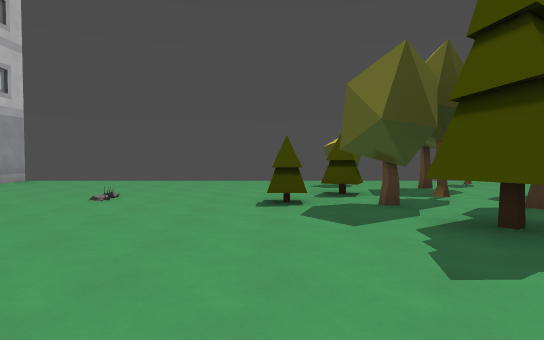
[1] (above)

24 first-person views from a walk through a Godot game level. The camera is 1.5 m above the floor, tilts 2° down and sees 75° across. The floor is counted in squares, 2 m on a side. Each view is taken from the middle of a square. On the plan, view 1 faces up. The plan holds only what a view shows up to about 11 squares ahead; the rest is blank. The place goes on beyond the plan. Characters and animated objects are not drawn. Some surface patterns are stand-ins.

[2]
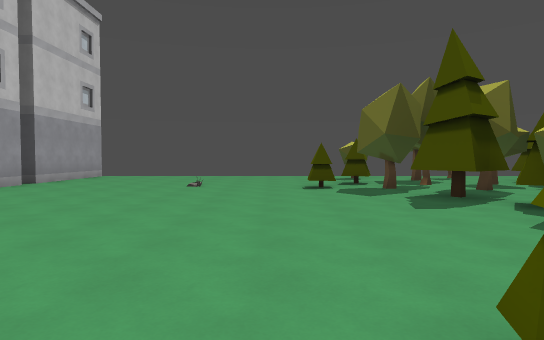

[3]
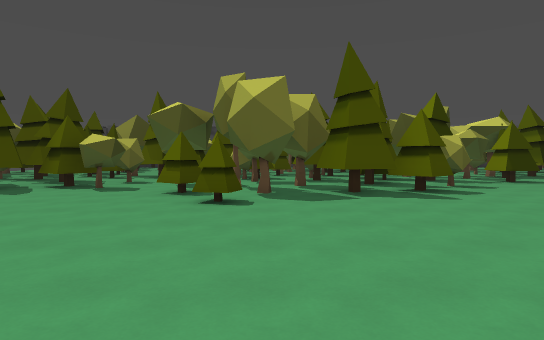

[4]
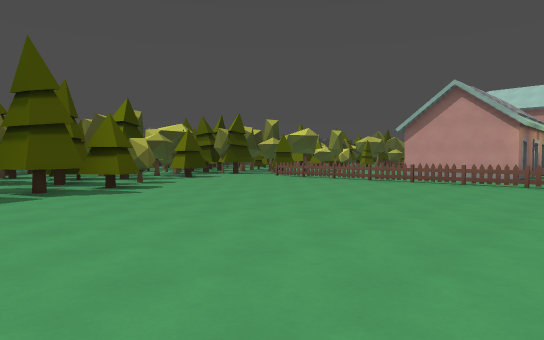

[5]
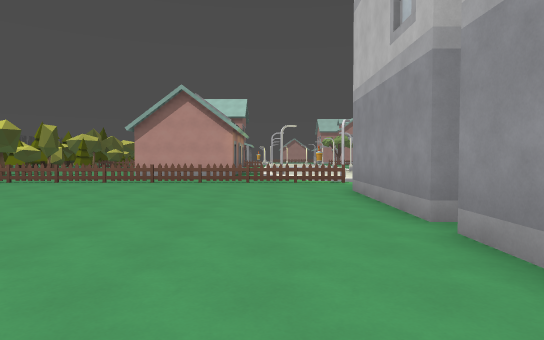

[6]
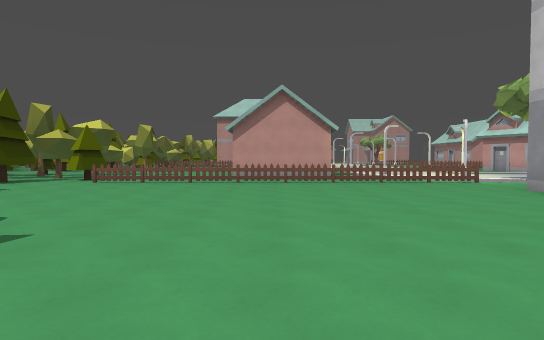

[7]
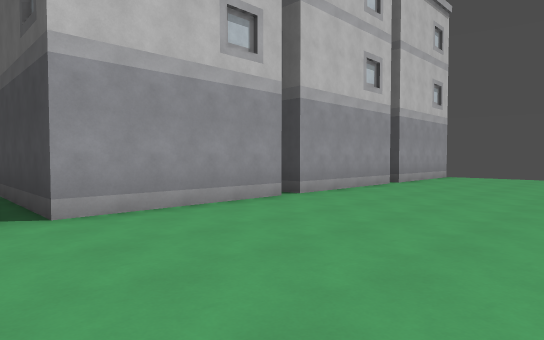

[8]
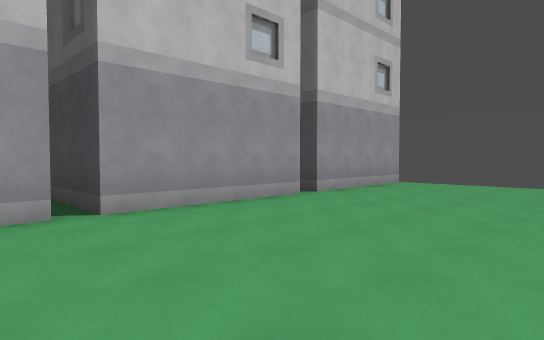

[9]
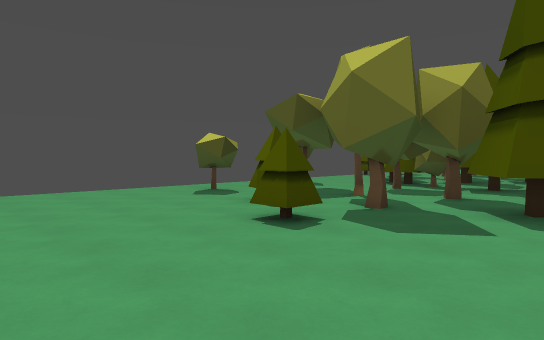

[10]
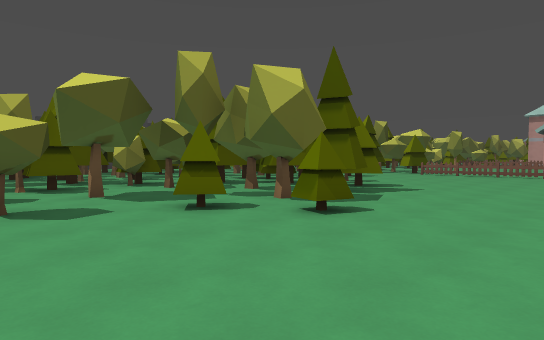

[11]
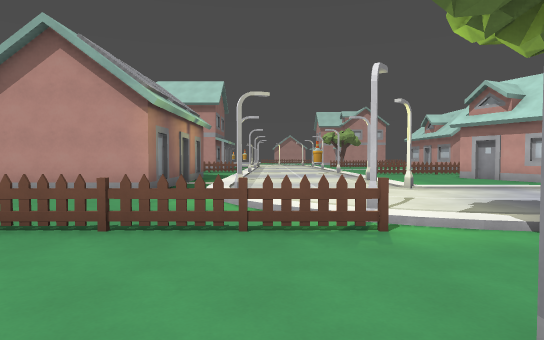

[12]
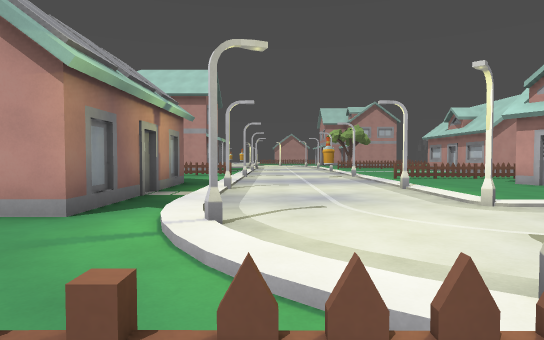

[13]
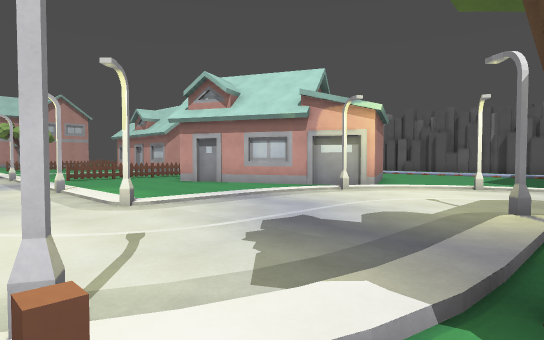

[14]
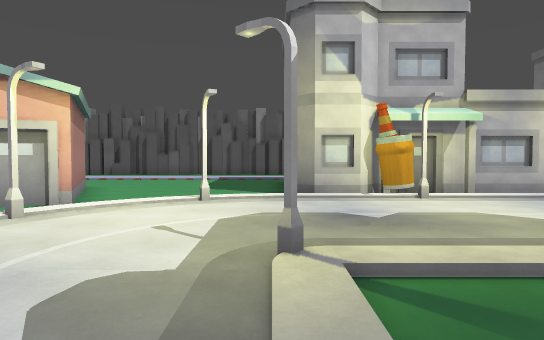

[15]
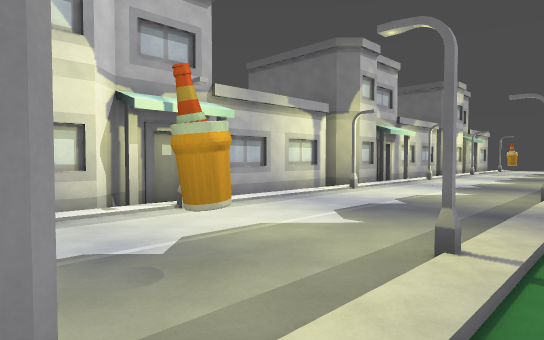

[16]
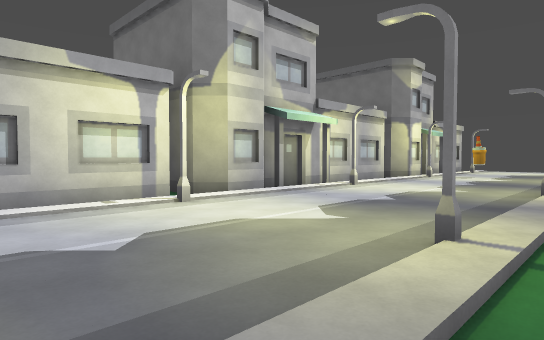

[17]
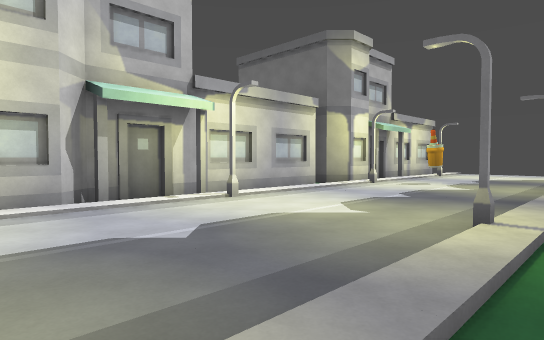

[18]
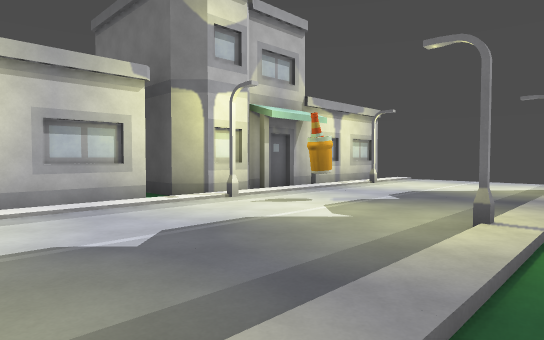

[19]
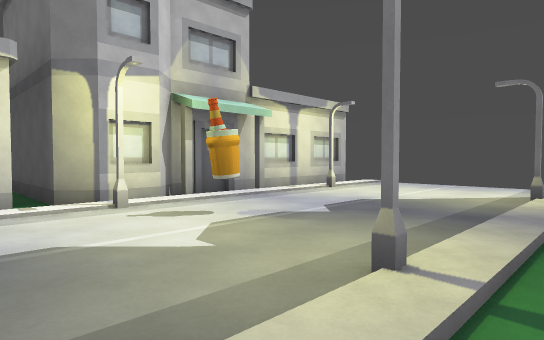

[20]
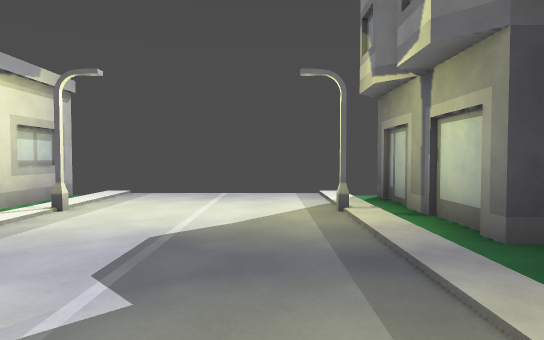

[21]
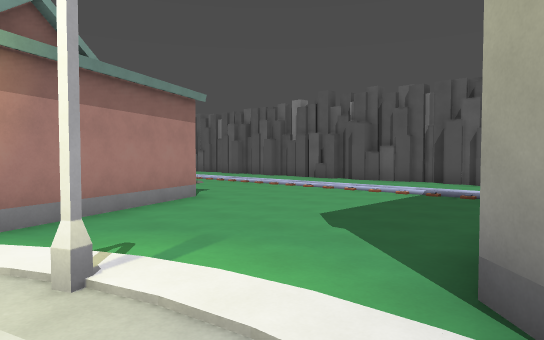

[22]
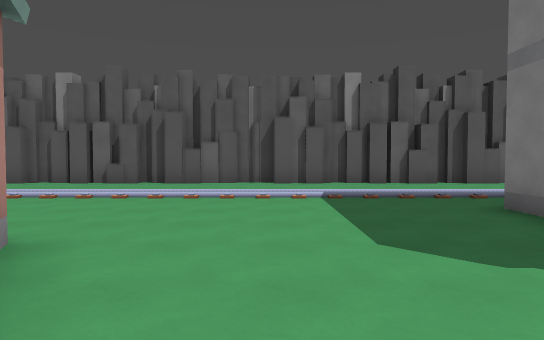

[23]
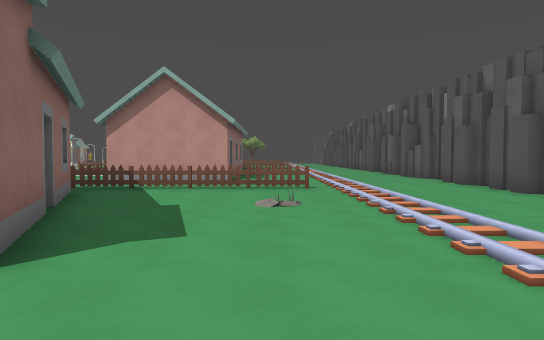

[24]
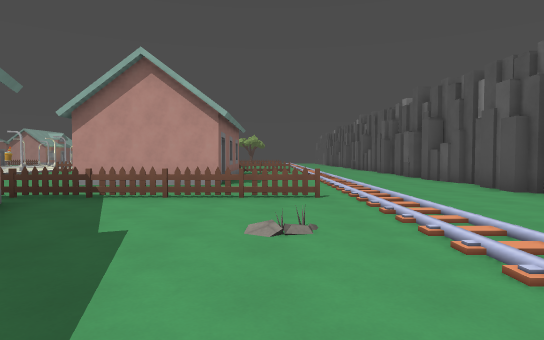

### Floor plan
Key: @ floor where view 1 was taken; # wall or solid block; x gap in a wall; . main floor; : floor 0.25 m higher than the main floor; / step, stairs or slope; = window, fence, low wall or low ledge; B building; T tree; H house; R rock; O other object.
Columns run from 28 left of view 1 to 6 right of it. Each row starts with its distance up from view 1.
 11           .:.....   B............
 10           .:.....   #.........#....
  9           .#...#.   #...........#..
  8            :.....   #..............
  7           #:.....   .........##..#.
  6            :.....   #.......#.....#
  5           #:O....   #...........#.#
  4          ###...#.  ##.........#####
  3       ## #.:..... ##B..........#
  2       B    :.....   B..........#
  1            :....    #..........####
  0            :.....   #.......@.....#
 -1           ##...#.   #........##....
 -2            :.....####.......##=...#
 -3           #:.....    ........##..##
 -4           #:....     .........#####
 -5          ##:.....   #.........##
 -6            #...#.   B.........####
 -7            :.....   #.........#...
 -8            :....    #..........#.
 -9            :.....   #............
-10 #         #:.....   #............#
-11 #..        #...#.   B............
-12 #..       #:.....  ...............
-13 #.. /.#   #:..O...T...............#
-14 #.. /......:...#:::/#=#xxxx=####..#
-15 #.. /......#........//....
-16 #.. /....../........../...
-17 #.. /......./#........#..
-18 #.. /......#.//:..#...:.####
-19 #.. /...#####.....:.....#
-20 #.. /....#  #.....:.....#
-21 #.../....#  ##....#...#.#
-22 #.../.....   #....:.....#
-23 #.../.....#  ##...:.....H
-24 #.../.....H   ....:.....
-25 #.../.......     .:
-26 #...//x==#=#      #
-27 R.../......
-28 R.../........
-29 #.../...####.
-30 #.../...   H

Where each view was taken, in squares from view 1:
view 1: 0 up, 0 right, facing up
view 2: 3 down, 1 left, facing up
view 3: 3 down, 6 left, facing right
view 4: 3 down, 7 left, facing down-right
view 5: 3 down, 6 left, facing down
view 6: 3 down, 2 left, facing down
view 7: 3 down, 3 left, facing up-left
view 8: 1 up, 3 left, facing up-left
view 9: 3 up, 3 left, facing up-right
view 10: 2 up, 3 left, facing down-right
view 11: 10 down, 7 left, facing down
view 12: 13 down, 7 left, facing down
view 13: 13 down, 8 left, facing down-left
view 14: 14 down, 10 left, facing left
view 15: 14 down, 12 left, facing up-left
view 16: 9 down, 12 left, facing up-left
view 17: 5 down, 12 left, facing up-left
view 18: 0 up, 12 left, facing up-left
view 19: 2 up, 12 left, facing up-left
view 20: 4 up, 14 left, facing up
view 21: 13 down, 16 left, facing down-left
view 22: 17 down, 17 left, facing left
view 23: 17 down, 22 left, facing down
view 24: 19 down, 22 left, facing down
